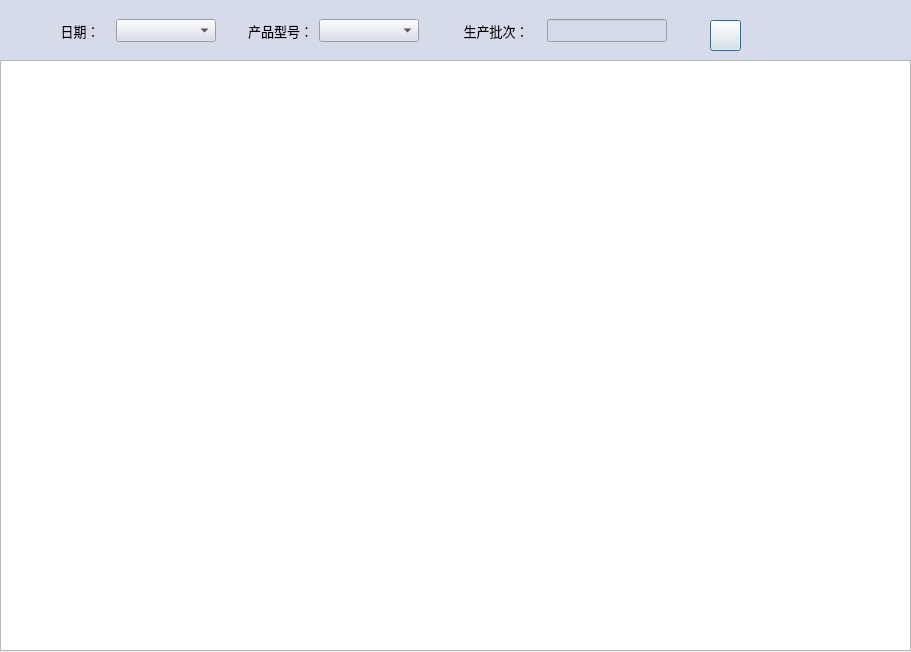
<?xml version="1.0" encoding="UTF-8"?>
<ui version="4.0">
 <class>find_win</class>
 <widget class="QDialog" name="find_win">
  <property name="geometry">
   <rect>
    <x>0</x>
    <y>0</y>
    <width>911</width>
    <height>652</height>
   </rect>
  </property>
  <property name="minimumSize">
   <size>
    <width>911</width>
    <height>652</height>
   </size>
  </property>
  <property name="maximumSize">
   <size>
    <width>911</width>
    <height>652</height>
   </size>
  </property>
  <property name="windowTitle">
   <string>查询</string>
  </property>
  <property name="windowIcon">
   <iconset resource="resources.qrc">
    <normaloff>:/resourse/chaxun.png</normaloff>:/resourse/chaxun.png</iconset>
  </property>
  <widget class="QWidget" name="widget" native="true">
   <property name="geometry">
    <rect>
     <x>-10</x>
     <y>0</y>
     <width>931</width>
     <height>61</height>
    </rect>
   </property>
   <property name="styleSheet">
    <string notr="true">background-color: rgb(214, 219, 233);</string>
   </property>
   <widget class="QPushButton" name="pushButton">
    <property name="geometry">
     <rect>
      <x>720</x>
      <y>20</y>
      <width>31</width>
      <height>31</height>
     </rect>
    </property>
    <property name="font">
     <font>
      <family>方正舒体</family>
      <pointsize>10</pointsize>
      <italic>false</italic>
      <underline>false</underline>
     </font>
    </property>
    <property name="styleSheet">
     <string notr="true">background-color: rgb(237, 237, 237);
color: rgb(255, 255, 255);</string>
    </property>
    <property name="text">
     <string/>
    </property>
    <property name="icon">
     <iconset resource="resources.qrc">
      <normaloff>:/resourse/搜索.png</normaloff>:/resourse/搜索.png</iconset>
    </property>
    <property name="iconSize">
     <size>
      <width>20</width>
      <height>20</height>
     </size>
    </property>
   </widget>
   <widget class="QWidget" name="horizontalLayoutWidget_4">
    <property name="geometry">
     <rect>
      <x>60</x>
      <y>10</y>
      <width>617</width>
      <height>41</height>
     </rect>
    </property>
    <layout class="QHBoxLayout" name="horizontalLayout_5">
     <item>
      <layout class="QHBoxLayout" name="horizontalLayout">
       <item>
        <widget class="QLabel" name="label">
         <property name="minimumSize">
          <size>
           <width>60</width>
           <height>0</height>
          </size>
         </property>
         <property name="maximumSize">
          <size>
           <width>60</width>
           <height>16777215</height>
          </size>
         </property>
         <property name="font">
          <font>
           <family>黑体</family>
           <pointsize>10</pointsize>
           <weight>50</weight>
           <bold>false</bold>
          </font>
         </property>
         <property name="text">
          <string>日期：</string>
         </property>
         <property name="alignment">
          <set>Qt::AlignCenter</set>
         </property>
        </widget>
       </item>
       <item>
        <widget class="QComboBox" name="comboBox">
         <property name="minimumSize">
          <size>
           <width>100</width>
           <height>0</height>
          </size>
         </property>
         <property name="maximumSize">
          <size>
           <width>100</width>
           <height>16777215</height>
          </size>
         </property>
         <property name="font">
          <font>
           <pointsize>10</pointsize>
          </font>
         </property>
        </widget>
       </item>
      </layout>
     </item>
     <item>
      <spacer name="horizontalSpacer">
       <property name="orientation">
        <enum>Qt::Horizontal</enum>
       </property>
       <property name="sizeHint" stdset="0">
        <size>
         <width>40</width>
         <height>20</height>
        </size>
       </property>
      </spacer>
     </item>
     <item>
      <layout class="QHBoxLayout" name="horizontalLayout_2">
       <item>
        <widget class="QLabel" name="label_2">
         <property name="maximumSize">
          <size>
           <width>90</width>
           <height>16777215</height>
          </size>
         </property>
         <property name="font">
          <font>
           <family>黑体</family>
           <pointsize>10</pointsize>
           <weight>50</weight>
           <bold>false</bold>
          </font>
         </property>
         <property name="text">
          <string>产品型号：</string>
         </property>
         <property name="alignment">
          <set>Qt::AlignCenter</set>
         </property>
        </widget>
       </item>
       <item>
        <widget class="QComboBox" name="comboBox_2">
         <property name="minimumSize">
          <size>
           <width>100</width>
           <height>0</height>
          </size>
         </property>
         <property name="maximumSize">
          <size>
           <width>100</width>
           <height>16777215</height>
          </size>
         </property>
         <property name="font">
          <font>
           <pointsize>10</pointsize>
          </font>
         </property>
        </widget>
       </item>
      </layout>
     </item>
     <item>
      <spacer name="horizontalSpacer_2">
       <property name="orientation">
        <enum>Qt::Horizontal</enum>
       </property>
       <property name="sizeHint" stdset="0">
        <size>
         <width>40</width>
         <height>20</height>
        </size>
       </property>
      </spacer>
     </item>
     <item>
      <layout class="QHBoxLayout" name="horizontalLayout_3">
       <item>
        <widget class="QLabel" name="label_3">
         <property name="minimumSize">
          <size>
           <width>90</width>
           <height>0</height>
          </size>
         </property>
         <property name="maximumSize">
          <size>
           <width>90</width>
           <height>16777215</height>
          </size>
         </property>
         <property name="font">
          <font>
           <family>黑体</family>
           <pointsize>10</pointsize>
           <weight>50</weight>
           <bold>false</bold>
          </font>
         </property>
         <property name="text">
          <string>生产批次：</string>
         </property>
         <property name="alignment">
          <set>Qt::AlignCenter</set>
         </property>
        </widget>
       </item>
       <item>
        <widget class="QLineEdit" name="lineEdit">
         <property name="minimumSize">
          <size>
           <width>120</width>
           <height>0</height>
          </size>
         </property>
         <property name="maximumSize">
          <size>
           <width>120</width>
           <height>16777215</height>
          </size>
         </property>
         <property name="baseSize">
          <size>
           <width>0</width>
           <height>0</height>
          </size>
         </property>
         <property name="font">
          <font>
           <pointsize>10</pointsize>
          </font>
         </property>
        </widget>
       </item>
      </layout>
     </item>
    </layout>
   </widget>
  </widget>
  <widget class="QTableView" name="tableView">
   <property name="geometry">
    <rect>
     <x>0</x>
     <y>60</y>
     <width>911</width>
     <height>591</height>
    </rect>
   </property>
  </widget>
 </widget>
 <resources>
  <include location="resources.qrc"/>
 </resources>
 <connections/>
</ui>
